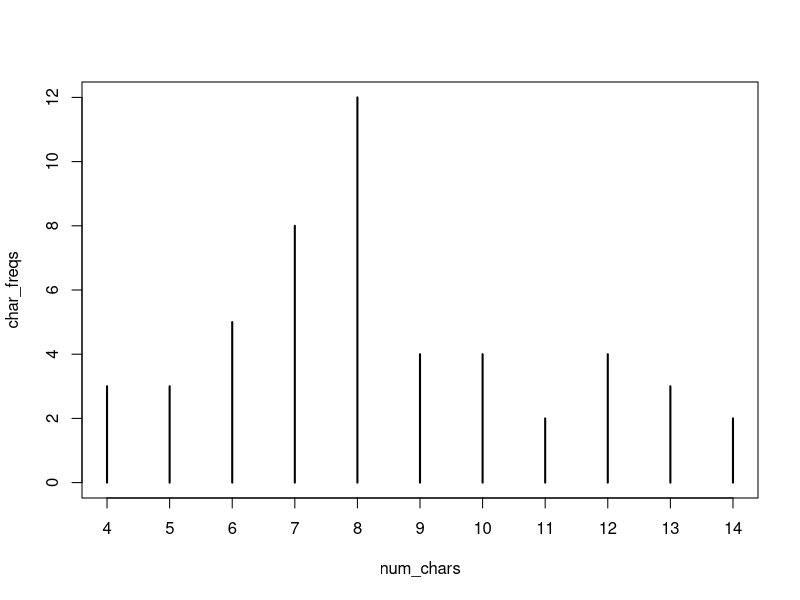

This figure's R source:
stat_range <- function(x) {
  max(x) - min(x)
}

stat_centers <- function(x) {
  return (c(median(x), mean(x)))
}

stat_spreads <- function(x) {
  return (c(stat_range(x), IQR(x), sd(x)))
}

states <- rownames(USArrests)
num_chars <- nchar(states)
char_freqs <- table(num_chars)
char_freqs
plot(char_freqs)

paste(head(states), head(num_chars), sep = " ")
paste(head(states), collapse = "")

substr(states, 1, 3)
substr(states, -1, 3)

challenge <- function(n) {
  states_list <- c()
  if (n %% 2 == 0) {
    for (i in states) {
      if (len(i) == n) {
        states_list <- c(states_list, toupper(i))
      }
    }
  } else {
    for (i in states) {
      if (len(i) == n) {
        states_list <- c(states_list, i)
      }
    }
  }
}

temp_convert1 <- function(x = 1, to = "celsius") {
  switch(to,
         "celsius" = to_celsius(x),
         "kelvin" = to_kelvin(x),
         "reaumur" = to_reaumur(x),
         "rankine" = to_rankine(x))
}

temp_convert <- function(x, to) {
  return (temp_convert1(x, tolower(to)))
}

#Names of files
way1 <- c("file1.csv", "file2.csv", "file3.csv", "file4.csv", "file5.csv", "file6.csv",
          "file7.csv","file8.csv", "file9.csv", "file10.csv")
way2 <- c("sheet1.csv", "sheet2.csv", "sheet3.csv", "sheet4.csv", "sheet5.csv", "sheet6.csv",
          "sheet7.csv","sheet8.csv", "sheet9.csv", "sheet10.csv")
way3 <- c("doc1.csv", "doc2.csv", "doc3.csv", "doc4.csv", "doc5.csv", "doc6.csv",
          "doc7.csv","doc8.csv", "doc9.csv", "doc10.csv")

rename <- function(x) {
  replace(x, x=='file', 'dataset')
}

# name of output file
outfile <- "output.txt"

# writing to 'outfile.txt'
cat("title: Modify", file = outfile)
cat("author: Emily Lan", file = outfile, append = TRUE)
cat("Date: 3/27/2018", file = outfile, append = TRUE)
cat("Output: html_document", file = outfile, append = TRUE)
cat("This is the first line", file = outfile, append = TRUE)
# insert new line
cat("\n", file = outfile, append = TRUE)
cat("A 2nd line", file = "output.txt", append = TRUE)
# insert 2 new lines
cat("\n\n", file = outfile, append = TRUE)
cat("\nThe quick brown fox jumps over the lazy dog\n",
    file = outfile, append = TRUE)


is_color <- function(x) {
  return (is.element(x, colors()))
}
is_color('yellow')  # TRUE

is_color('blu')     # FALSE

is_color('turkuoise') # FALSE

colplot <- function(col) {
  if (is_color(col)) {
    plot(x <- rnorm(100, 2, 3))
  } else {
    stop(paste("invalid color", col))
  }
}


set.seed(1)
letrs <- sample(letters, size = 100, replace = TRUE)
dt <- table(letrs)
dt[c(1, 5, 9, 15, 21)]
dt[c(2, 3, 4, 6, 7, 8, 10, 11, 12, 13, 14, 16, 17, 18, 19, 20, 22, 23, 24, 25, 26)]

count_letters <- function(letrs) {
  dt <- table(letrs)
  print(len(letrs))
  print(sum(dt[c(1, 5, 9, 15, 21)]))
  print(sum(dt[c(2, 3, 4, 6, 7, 8, 10, 11, 12, 13, 14, 16, 17, 18, 19, 20, 22, 23, 24, 25, 26)]))
}